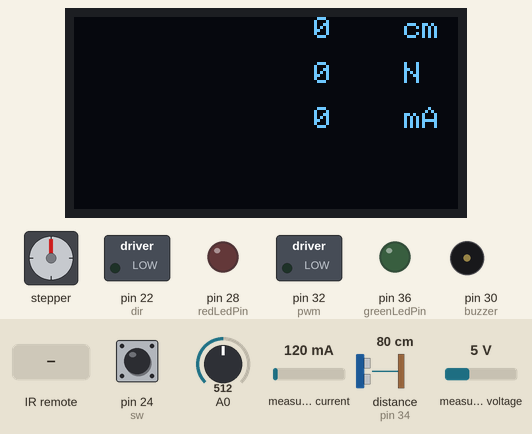
Bench run of a sketch on a simulated Arduino Mega 2560, built with avr-gcc and run on an emulated ATmega2560. On the bench: 128×64 one-colour display, stepper motor, switched loads named in the sketch (green lamp = pin HIGH), output pins drawn as LEDs (lit = HIGH), buzzer (waves = sounding). Inputs (shaded band) come from the test bench; at power-on: pin 24 (sw) LOW, A0 = 512, measured current 120 mA, distance to the obstacle (sensor on pin 34) 80 cm, measured voltage 5 V. The echo pulse lasts 58.3 µs per cm; stepper angles assume 2048 steps per turn; what the sketch prints to the serial monitor is not drawn.

Above: at 1.2 s.
1.3 s: pin 24 (sw) pulled HIGH for 0.15 s
At 2.02 s:
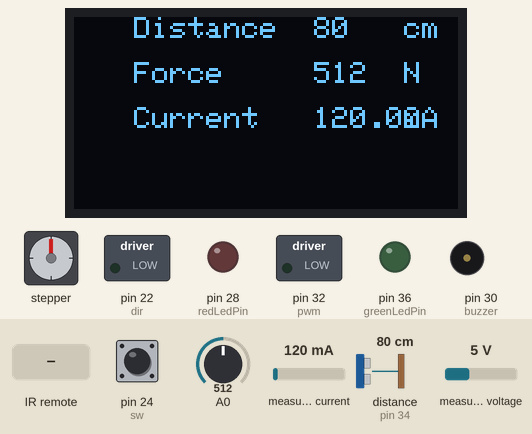
3.5 s: infrared code 0xFF629D received
At 6.0 s:
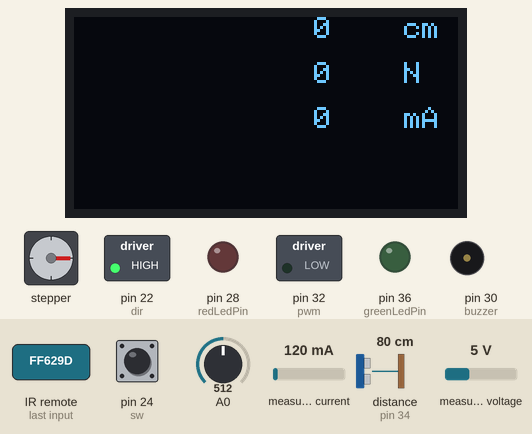
6.2 s: infrared code 0xFFC23D received
At 8.3 s:
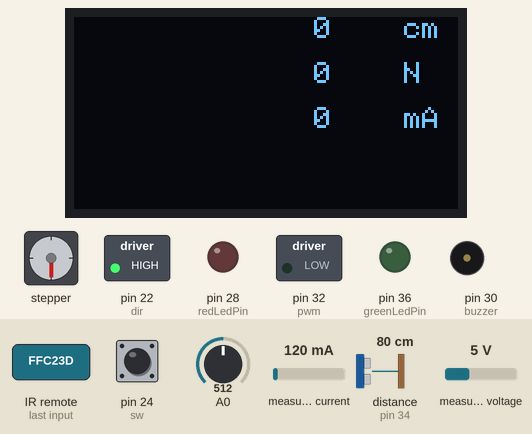
8.6 s: infrared code 0xFF22DD received
At 8.76 s:
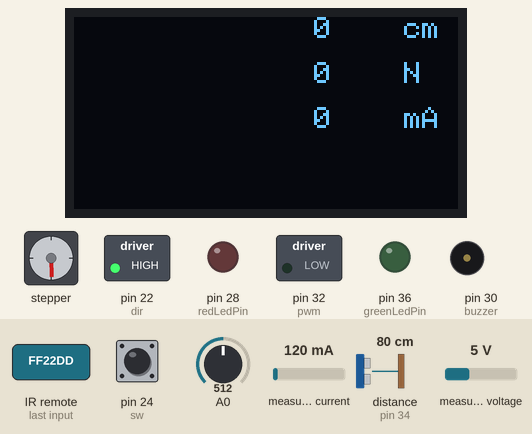
11.0 s: infrared code 0xFFE01F received
At 11.46 s:
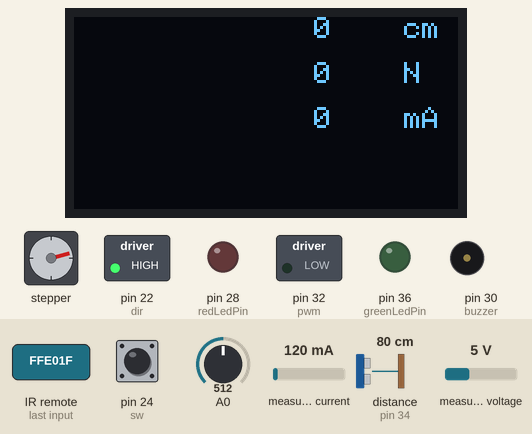
14.0 s: pin 24 (sw) pulled HIGH for 3.2 s
At 16.6 s:
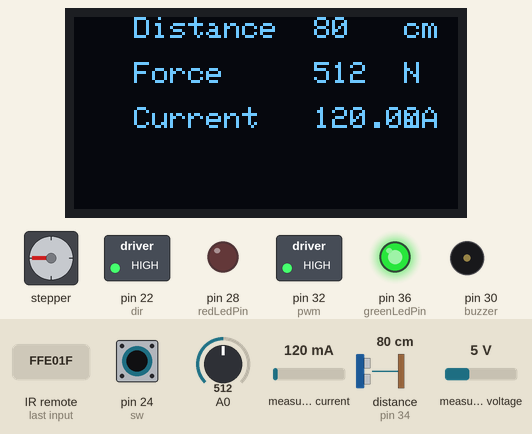
Timing chart, 0 to 18.8 s (numbered marks = the images above; inputs shaded):
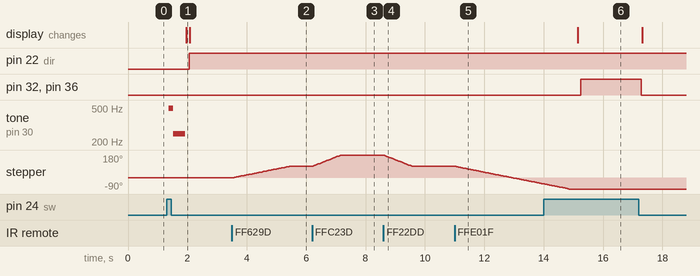

Measured:
- after the input at 1.3 s, pin 22 (dir): LOW → HIGH after 0.76 s; tone on pin 30 (buzzer): silent → 496 Hz after 0.07 s, → 249 Hz 0.16 s later, → silent 0.40 s later; the display: changes after 0.66 s (image 1)
- after the input at 3.5 s, stepper: turns 90° clockwise in 1.9 s, starting at once
- after the input at 6.2 s, stepper: turns 90° clockwise in 0.96 s, starting at once
- after the input at 8.6 s, stepper: turns 90° counter-clockwise in 0.95 s, starting at once
- after the input at 11.0 s, stepper: keeps turning counter-clockwise at about 47°/s, starting at once
- after the input at 14.0 s, pin 32 (pwm), pin 36 (greenLedPin): LOW → HIGH after 1.3 s, → LOW 2.0 s later; the display: changes after 1.2 s (image 6)

The sketch:

Merged_code.ino
```cpp
//Code is meant for Arduino Mega
#include <Wire.h>
#include <Adafruit_GFX.h>
#include <Adafruit_SSD1306.h>
#include <SR04.h>
#include <Wire.h>
#include <Adafruit_INA219.h>
#include <Stepper.h>
#include <IRremote.h>

Adafruit_INA219 ina219;

#define SCREEN_WIDTH 128 // OLED display width, in pixels
#define SCREEN_HEIGHT 64 // OLED display height, in pixels

Adafruit_SSD1306 display(SCREEN_WIDTH, SCREEN_HEIGHT, &Wire);

#define TRIG_PIN 34
#define ECHO_PIN 26

SR04 sr04 = SR04(ECHO_PIN, TRIG_PIN);

const int sw = 24;      // digital pin 24 will be used for the switch that can switch between the two robotic hand states of operation
const int pwm = 32;      // digital pin 32 will be used for PWM (Pulse Width Modulation) output
const int dir = 22;      // digital pin 22 will be used for high/low output
const int greenLedPin = 36;  // digital pin 36 for the green LED
const int redLedPin = 28;    // digital pin 28 for the red LED
uint8_t motorSpeed = 120; // 8-bit unsigned integer (0-255) defining motor speed
float shuntvoltage = 0;
float busvoltage = 0;
float current_mA = 0;
float loadvoltage = 0;
float power_mW = 0;
const int buzzer = 30; // analogue pin 30 for the active buzzer
bool playBuzzer = true; // flag to control buzzer behavior

#define STEPS  32   // Number of steps per revolution of Internal shaft
int  Steps2Take;  // 2048 = 1 Revolution
int receiver = 12; // Signal Pin of IR receiver to Arduino Digital Pin 12

// Setup of proper sequencing for Motor Driver Pins
// In1, In2, In3, In4 in the sequence 1-3-2-4
Stepper small_stepper(STEPS, 8, 10, 9, 11);
IRrecv irrecv(receiver);    // create instance of 'irrecv'
decode_results results;     // create instance of 'decode_results'

void translateIR() // takes action based on IR code received
// describing Remote IR codes
{
  switch(results.value)
  {
  case 0xFFA25D: Serial.println("POWER");

  case 0xFFE21D: Serial.println("FUNC/STOP"); break;

  case 0xFF629D: Serial.println("VOL+");
      small_stepper.setSpeed(500); //Max seems to be 500
      Steps2Take  =  512;  // Rotate CW
      small_stepper.step(Steps2Take);
      delay(100);
      break;

  case 0xFF22DD: Serial.println("FAST BACK");
      small_stepper.setSpeed(1000); //Max seems to be 500
      Steps2Take  =  -512;  // Rotate CCW
      small_stepper.step(Steps2Take);
      delay(100);
      break;

  case 0xFF02FD: Serial.println("PAUSE"); break;

  case 0xFFC23D: Serial.println("FAST FORWARD");
      small_stepper.setSpeed(1000); //Max seems to be 500
      Steps2Take  =  512;  // Rotate CW
      small_stepper.step(Steps2Take);
      delay(100);
      break;

  case 0xFFE01F: Serial.println("DOWN");
      small_stepper.setSpeed(500); //Max seems to be 500
      Steps2Take  =  -1024;  // Rotate CCW
      small_stepper.step(Steps2Take);
      delay(100);
      break;

  case 0xFFA857: Serial.println("VOL-");
      small_stepper.setSpeed(500); //Max seems to be 500
      Steps2Take  =  -512;  // Rotate CCW
      small_stepper.step(Steps2Take);
      delay(100);
      break;

  case 0xFF906F: Serial.println("UP");
      small_stepper.setSpeed(500); //Max seems to be 500
      Steps2Take  =  1024;  // Rotate CW
      small_stepper.step(Steps2Take);
      delay(100);
      break;

  case 0xFF9867: Serial.println("EQ"); break;

  case 0xFFB04F: Serial.println("ST/REPT"); break;

  case 0xFF6897: Serial.println("0");

  case 0xFF30CF: Serial.println("1");
      small_stepper.setSpeed(1000); //Max seems to be 500
      Steps2Take  =  32;  // Rotate CW
      small_stepper.step(Steps2Take);
      delay(100);
      break;
  case 0xFF18E7: Serial.println("2");
      small_stepper.setSpeed(1000); //Max seems to be 500
      Steps2Take  =  64;  // Rotate CW
      small_stepper.step(Steps2Take);
      delay(100);
      break;
  case 0xFF7A85: Serial.println("3");
      small_stepper.setSpeed(1000); //Max seems to be 500
      Steps2Take  =  128;  // Rotate CW
      small_stepper.step(Steps2Take);
      delay(100);
      break;
  case 0xFF10EF: Serial.println("4");
      small_stepper.setSpeed(1000); //Max seems to be 500
      Steps2Take  =  256;  // Rotate CW
      small_stepper.step(Steps2Take);
      delay(100);
      break;
  case 0xFF38C7: Serial.println("5");
      small_stepper.setSpeed(1000); //Max seems to be 500
      Steps2Take  =  -64;  // Rotate CCW
      small_stepper.step(Steps2Take);
      delay(100);
      break;
  case 0xFF5AA5: Serial.println("6");
      small_stepper.setSpeed(1000); //Max seems to be 500
      Steps2Take  =  -128;  // Rotate CCW
      small_stepper.step(Steps2Take);
      delay(100);
      break;
  case 0xFF42BD: Serial.println("7");
      small_stepper.setSpeed(1000); //Max seems to be 500
      Steps2Take  =  -256;  // Rotate CCW
      small_stepper.step(Steps2Take);
      delay(100);
      break;
  case 0xFF4AB5: Serial.println("8");
      small_stepper.setSpeed(1000); //Max seems to be 500
      Steps2Take  =  -512;  // Rotate CCW
      small_stepper.step(Steps2Take);
      delay(100);
      break;
  case 0xFF52AD: Serial.println("9"); break;

  case 0xFFFFFFFF: Serial.println(" REPEAT"); break;

  default:
    Serial.println(" other button   ");

  }// End Case

  delay(100); // Do not get immediate repeat
}

void playBuzzerOnce()
{
  unsigned char i;
  // output an frequency
  for (i = 0; i < 80; i++)
  {
    digitalWrite(buzzer, HIGH);
    delay(1); // wait for 1ms
    digitalWrite(buzzer, LOW);
    delay(1); // wait for 1ms
  }
  // output another frequency
  for (i = 0; i < 100; i++)
  {
    digitalWrite(buzzer, HIGH);
    delay(2); // wait for 2ms
    digitalWrite(buzzer, LOW);
    delay(2); // wait for 2ms
  }
  playBuzzer = false; // set the flag to false after playing once
}

void setup()
{
  Serial.begin(9600);
  while (!Serial) {
      // will pause Zero, Leonardo, etc until serial console opens
      delay(1);
  }

  uint32_t currentFrequency;

  if (! ina219.begin()) {
  Serial.println("Failed to find INA219 chip");
  while (1) { delay(10); }
  }
  pinMode(pwm, OUTPUT);    // Set PWM pin as output
  pinMode(dir, OUTPUT);    // Direction pin pins are also set as output
  pinMode(greenLedPin, OUTPUT); // Green LED pin is an output
  pinMode(redLedPin, OUTPUT);   // Red LED pin is an output
  pinMode(buzzer, OUTPUT);      // initialize the buzzer pin as an output
  pinMode(sw, INPUT);          // Pin will be used for input from the switch

  if (!display.begin(SSD1306_SWITCHCAPVCC, 0x3C))
  { // Address 0x3C for 128x64
    Serial.println(F("SSD1306 allocation failed"));
  }

  irrecv.enableIRIn(); // Start the receiver
}

void loop()
{
  int pushButtonValue = digitalRead(sw);
  if (pushButtonValue == HIGH)
  {
    if (playBuzzer)
    {
      playBuzzerOnce(); // Play the buzzer sound only once at the beginning
    }

    motorSpeed = 200;
    shuntvoltage = ina219.getShuntVoltage_mV();
    busvoltage = ina219.getBusVoltage_V();
    current_mA = ina219.getCurrent_mA();
    power_mW = ina219.getPower_mW();
    loadvoltage = busvoltage + (shuntvoltage / 1000);

    // Read distance from the SR04 sensor
    long distance = sr04.Distance();
    // Read force from the force sensor
    int forceValue = analogRead(A0);

    // Display "Distance", "Force" and "Current" at the top
    display.clearDisplay();
    display.setTextColor(WHITE);
    display.setTextSize(1);
    display.setCursor(20, 0);
    display.println("Distance");
    display.setCursor(20, 15);
    display.println("Force");
    display.setCursor(20, 30);
    display.println("Current");

    // Display the actual measurement at the bottom
    display.setTextSize(1);
    display.setCursor(80, 0);
    display.println(distance);
    display.setCursor(110, 0);
    display.println("cm");
    display.setCursor(80, 15);
    display.println(forceValue);
    display.setCursor(110, 15);
    display.println("N");
    display.setCursor(80, 30);
    display.println(current_mA);
    display.setCursor(110, 30);
    display.println("mA");
    display.display();
    delay(100);

    // Control the gripper based on the distance and force
    if (distance < 10 && forceValue < 10)
    {
      // If distance is less than 10 cm, turn on the red LED and turn off the green LED
      digitalWrite(greenLedPin, LOW);   // Turn off the green LED
      digitalWrite(redLedPin, HIGH);      // Turn on the red LED

      digitalWrite(dir, LOW);      // Tighten the grip
      analogWrite(pwm, motorSpeed);  // Resume motor motion
    }
    else if (distance < 10 && forceValue > 10)
    {
      // If distance is 10 cm or more and force value is above 5, turn on the green LED and turn off the red LED
      digitalWrite(greenLedPin, HIGH);    // Turn on the green LED
      digitalWrite(redLedPin, LOW);     // Turn off the red LED

      digitalWrite(dir, HIGH);       // Loosen the grip
      analogWrite(pwm, motorSpeed);  // Resume motor motion
    }
    else if (distance > 10 && forceValue < 10)
    {
      // If distance is 10 cm or more, and force value is 5 or above, turn on the green LED and turn off the red LED
      digitalWrite(greenLedPin, HIGH);    // Turn on the green LED
      digitalWrite(redLedPin, LOW);     // Turn off the red LED

      digitalWrite(dir, HIGH);      // Loosen the grip
      analogWrite(pwm, motorSpeed);  // Resume motor motion
    }
    else if (distance > 10 && forceValue > 10)
    {
      // If distance is 10 cm or more, and force value is 5 or above, turn on the green LED and turn off the red LED
      digitalWrite(greenLedPin, HIGH);    // Turn on the green LED
      digitalWrite(redLedPin, LOW);     // Turn off the red LED

      digitalWrite(dir, HIGH);      // Loosen the grip
      analogWrite(pwm, motorSpeed);  // Resume motor motion
    }
    else
    {
      //Any other case
      digitalWrite(greenLedPin, HIGH);   // Turn on the green LED
      digitalWrite(redLedPin, LOW);      // Turn off the red LED

      digitalWrite(dir, HIGH);      // Loosen the grip
      analogWrite(pwm, motorSpeed);  // Resume motor motion
    }
  }
  else
  {
    motorSpeed = 0;
    digitalWrite(greenLedPin, LOW);   // Turn off the green LED
    digitalWrite(redLedPin, LOW);      // Turn on the red LED
    analogWrite(pwm, motorSpeed);  // Resume motor motion
    int distance2 = 0;
    int forceValue2 = 0;
    int current_mA2 = 0;
    // Display the actual measurement at the bottom
    display.clearDisplay();
    display.setTextColor(WHITE);
    display.setTextSize(1);
    display.setCursor(80, 0);
    display.println(distance2);
    display.setCursor(110, 0);
    display.println("cm");
    display.setCursor(80, 15);
    display.println(forceValue2);
    display.setCursor(110, 15);
    display.println("N");
    display.setCursor(80, 30);
    display.println(current_mA2);
    display.setCursor(110, 30);
    display.println("mA");
    display.display();

    if (irrecv.decode(&results)) // have we received an IR signal?
    {
      translateIR();
      irrecv.resume(); // receive the next value
      digitalWrite(8, LOW);
      digitalWrite(9, LOW);
      digitalWrite(10, LOW);
      digitalWrite(11, LOW);
    }
  }
}
```
